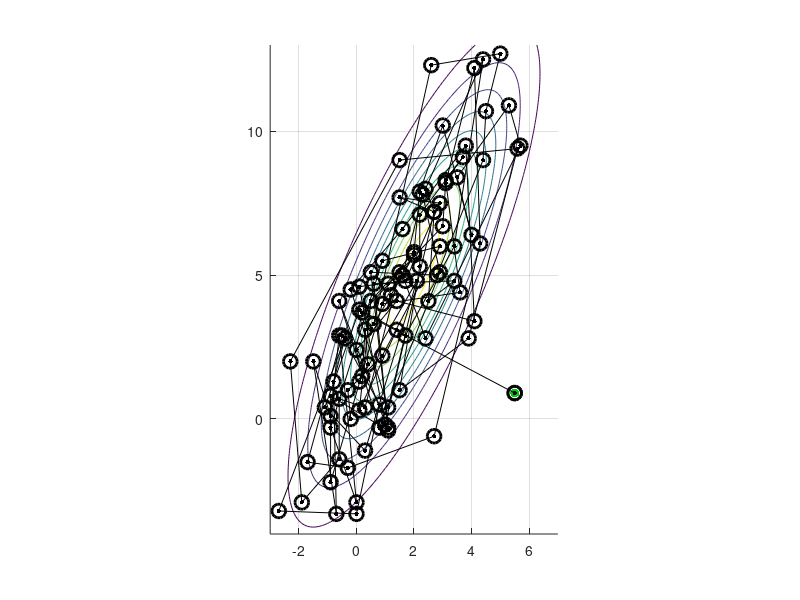

Write MATLAB code to recreate this figure.
% Gibbs Sampler: Test in 2D
% Core algorithm

% restart
close all; clear; clc;

% reset random number generator
rng('default');

% options
Nsteps = 100;
doShowSteps = 0;
doAnimate = 0;

% true PDF parameters
mu_true = [2 5];
sigma_1 = 2;
sigma_2 = 4;
corr = 0.8;
cov_true = [sigma_1^2 corr*sigma_1*sigma_2; corr*sigma_1*sigma_2 sigma_2^2];

% state space to explore (i.e. query points)
xq_vec{1} = (-3:0.1:7)';
xq_vec{2} = (-4:0.1:13)';

% generate PDF at query points
[X1Q,X2Q] = meshgrid(xq_vec{1},xq_vec{2});
XQ = [X1Q(:) X2Q(:)];
[PQ] = mvnpdf(XQ,mu_true,cov_true);
PDF = reshape(PQ,size(X1Q));

% plot true PDF
figure(1);
% set(gcf,'Position',[0821 0195 0419 0783]);
set(gcf,'Position',[0488 1.562000e+02 3.642000e+02 6.058000e+02]);
hold on; grid on;
axis equal;
contour(X1Q,X2Q,PDF);

% start sampler at random query point
x0 = XQ(randi(length(XQ)),:)';
plot(x0(1),x0(2),'.','Color',[0 0.8 0],'MarkerSize',20);

% start history
x = x0;
x_hist = NaN(length(mu_true),Nsteps+1);
x_hist(:,1) = x0;

% show starting point
plot(x0(1),x0(2),'k.','MarkerSize',10);
plot(x0(1),x0(2),'ko','MarkerSize',10,'LineWidth',2.0);

% iterate sampler
for gibbsIter = 1:Nsteps
    for dimIdx = 1:length(mu_true)
        
        % reset storage
        gibbsXQ = repmat(x',length(xq_vec{dimIdx}),1);
        gibbsXQ(:,dimIdx) = xq_vec{dimIdx};
        
        % slice PDF along this dimension at the current point
        gibbsPQ = mvnpdf(gibbsXQ,mu_true,cov_true);
        gibbsPQ = gibbsPQ/trapz(gibbsXQ(:,dimIdx),gibbsPQ);
        
        % compute CDF and sample from it using inverse transform sampling
        gibbsCDF = cumtrapz(gibbsXQ(:,dimIdx),gibbsPQ);
        gibbsPt = gibbsXQ( arrayfun( @(x) find(x <= gibbsCDF,1,'first') , rand(1,1)) ,dimIdx);
        x(dimIdx) = gibbsPt;
        gibbsSamp = gibbsXQ( arrayfun( @(x) find(x <= gibbsCDF,1,'first') , rand(1,100)) ,dimIdx);  % for illustration only
        
        % plot results of stepping along this dimension if requested
        if(doShowSteps)
            figure(1);
            plot(x(1),x(2),'r+','MarkerSize',10,'LineWidth',3);  % selected point
            switch(dimIdx)
                case 1
                    plot(gibbsXQ(:,dimIdx),x(2)*ones(size(gibbsXQ,1),1),'r-','LineWidth',1.0);
                    plot(gibbsSamp,x(2)*ones(size(gibbsSamp)),'r.','MarkerSize',10);  % for illustration only
                case 2
                    plot(x(1)*ones(size(gibbsXQ,1),1),gibbsXQ(:,dimIdx),'r-','LineWidth',1.0);
                    plot(x(1)*ones(size(gibbsSamp)),gibbsSamp,'r.','MarkerSize',10);  % for illustration only
            end
            
            % show 1-D plot
            figure;
            hold on; grid on;
            plot(gibbsXQ(:,dimIdx),gibbsPQ);
            plot(gibbsSamp,0*ones(size(gibbsSamp)),'r.','MarkerSize',10);
            plot(gibbsPt,0,'r+','MarkerSize',10,'LineWidth',3);
        end
        
    end
    
    % store new point in markov chain after moving in each direction
    x_hist(:,gibbsIter+1) = x;
    
    % show result of this iteration if requested
    if(doAnimate)
        figure(1);
        plot(x(1),x(2),'k.','MarkerSize',10);
        plot(x(1),x(2),'ko','MarkerSize',10,'LineWidth',2.0);
        plot(x_hist(1,:),x_hist(2,:),'k.-','MarkerSize',10);
        pause(0.1);
    end
    
end

% show all points in the markov chain
figure(1);
plot(x_hist(1,:),x_hist(2,:),'k.-','MarkerSize',10);
plot(x_hist(1,:),x_hist(2,:),'k.','MarkerSize',10);
plot(x_hist(1,:),x_hist(2,:),'ko','MarkerSize',10,'LineWidth',2.0);
